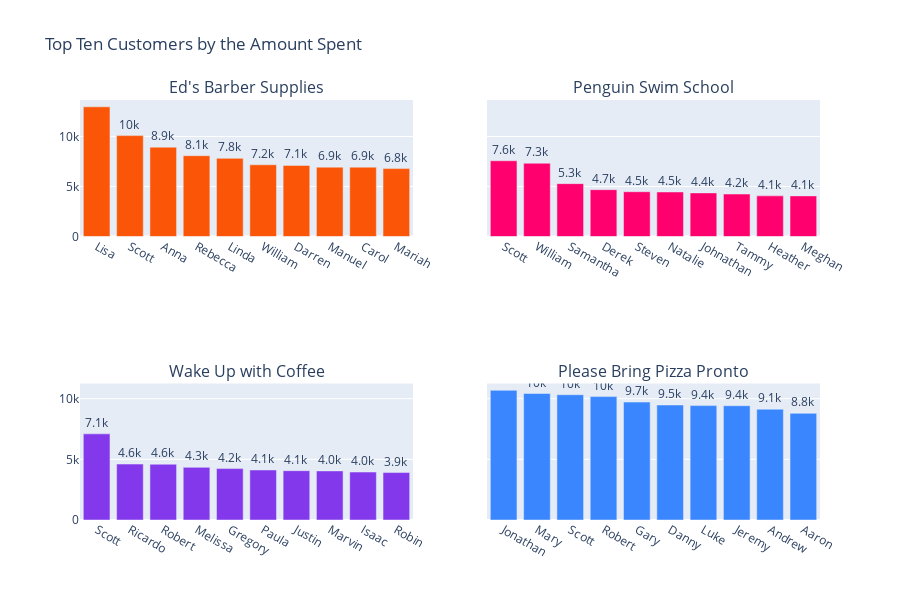

The notebook cell saved with this chart:
### Code cell
show_bar_graph(top_ten_by_amount_spent_df, header="Top Ten Customers by the Amount Spent")

### Figure 1 — Plotly figure (JSON) as saved in the notebook; plotly's stock layout.template omitted (floating-point values rounded to 4 significant figures)
{"data": [{"marker": {"color": "#fb5607"}, "name": "Ed's Barber Supplies", "text": [12960.0, 10090.0, 8934.0, 8078.0, 7815.0, 7170.0, 7108.0, 6933.0, 6932.0, 6790.0], "textposition": "outside", "texttemplate": "%{text:.2s}", "x": ["Lisa", "Scott", "Anna", "Rebecca", "Linda", "William", "Darren", "Manuel", "Carol", "Mariah"], "y": [12960.0, 10090.0, 8934.0, 8078.0, 7815.0, 7170.0, 7108.0, 6933.0, 6932.0, 6790.0], "type": "bar", "xaxis": "x", "yaxis": "y"}, {"marker": {"color": "#ff006e"}, "name": "Penguin Swim School", "text": [7570.0, 7320.0, 5284.0, 4683.0, 4477.0, 4451.0, 4357.0, 4245.0, 4063.0, 4061.0], "textposition": "outside", "texttemplate": "%{text:.2s}", "x": ["Scott", "William", "Samantha", "Derek", "Steven", "Natalie", "Johnathan", "Tammy", "Heather", "Meghan"], "y": [7570.0, 7320.0, 5284.0, 4683.0, 4477.0, 4451.0, 4357.0, 4245.0, 4063.0, 4061.0], "type": "bar", "xaxis": "x2", "yaxis": "y2"}, {"marker": {"color": "#8338ec"}, "name": "Wake Up with Coffee", "text": [7098.0, 4609.0, 4596.0, 4337.0, 4237.0, 4122.0, 4065.0, 4046.0, 3951.0, 3910.0], "textposition": "outside", "texttemplate": "%{text:.2s}", "x": ["Scott", "Ricardo", "Robert", "Melissa", "Gregory", "Paula", "Justin", "Marvin", "Isaac", "Robin"], "y": [7098.0, 4609.0, 4596.0, 4337.0, 4237.0, 4122.0, 4065.0, 4046.0, 3951.0, 3910.0], "type": "bar", "xaxis": "x3", "yaxis": "y3"}, {"marker": {"color": "#3a86ff"}, "name": "Please Bring Pizza Pronto", "text": [10690.0, 10420.0, 10320.0, 10170.0, 9717.0, 9476.0, 9428.0, 9417.0, 9129.0, 8789.0], "textposition": "outside", "texttemplate": "%{text:.2s}", "x": ["Jonathan", "Mary", "Scott", "Robert", "Gary", "Danny", "Luke", "Jeremy", "Andrew", "Aaron"], "y": [10690.0, 10420.0, 10320.0, 10170.0, 9717.0, 9476.0, 9428.0, 9417.0, 9129.0, 8789.0], "type": "bar", "xaxis": "x4", "yaxis": "y4"}], "layout": {"xaxis": {"anchor": "y", "domain": [0.0, 0.45]}, "yaxis": {"anchor": "x", "domain": [0.675, 1.0]}, "xaxis2": {"anchor": "y2", "domain": [0.55, 1.0]}, "yaxis2": {"anchor": "x2", "domain": [0.675, 1.0], "matches": "y", "showticklabels": false}, "xaxis3": {"anchor": "y3", "domain": [0.0, 0.45]}, "yaxis3": {"anchor": "x3", "domain": [0.0, 0.325]}, "xaxis4": {"anchor": "y4", "domain": [0.55, 1.0]}, "yaxis4": {"anchor": "x4", "domain": [0.0, 0.325], "matches": "y3", "showticklabels": false}, "annotations": [{"font": {"size": 16}, "showarrow": false, "text": "Ed's Barber Supplies", "x": 0.225, "xanchor": "center", "xref": "paper", "y": 1.0, "yanchor": "bottom", "yref": "paper"}, {"font": {"size": 16}, "showarrow": false, "text": "Penguin Swim School", "x": 0.775, "xanchor": "center", "xref": "paper", "y": 1.0, "yanchor": "bottom", "yref": "paper"}, {"font": {"size": 16}, "showarrow": false, "text": "Wake Up with Coffee", "x": 0.225, "xanchor": "center", "xref": "paper", "y": 0.325, "yanchor": "bottom", "yref": "paper"}, {"font": {"size": 16}, "showarrow": false, "text": "Please Bring Pizza Pronto", "x": 0.775, "xanchor": "center", "xref": "paper", "y": 0.325, "yanchor": "bottom", "yref": "paper"}], "title": {"text": "Top Ten Customers by the Amount Spent"}, "height": 600, "showlegend": false}}
